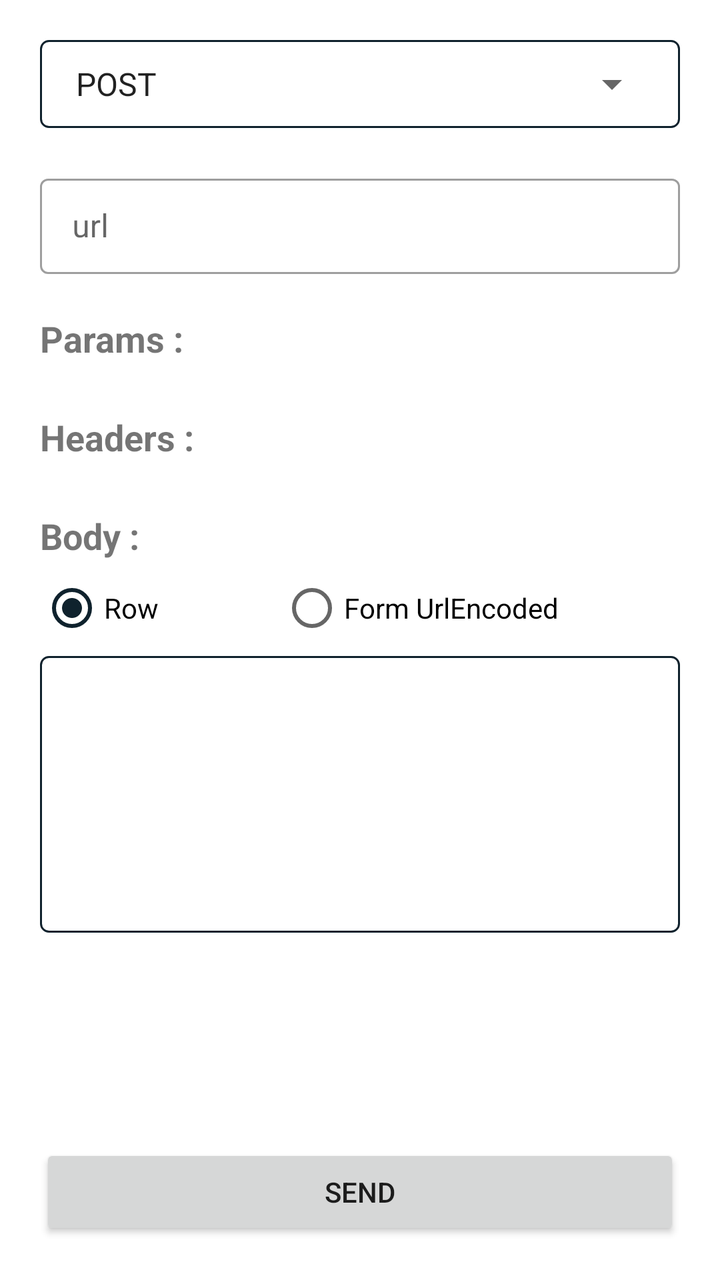
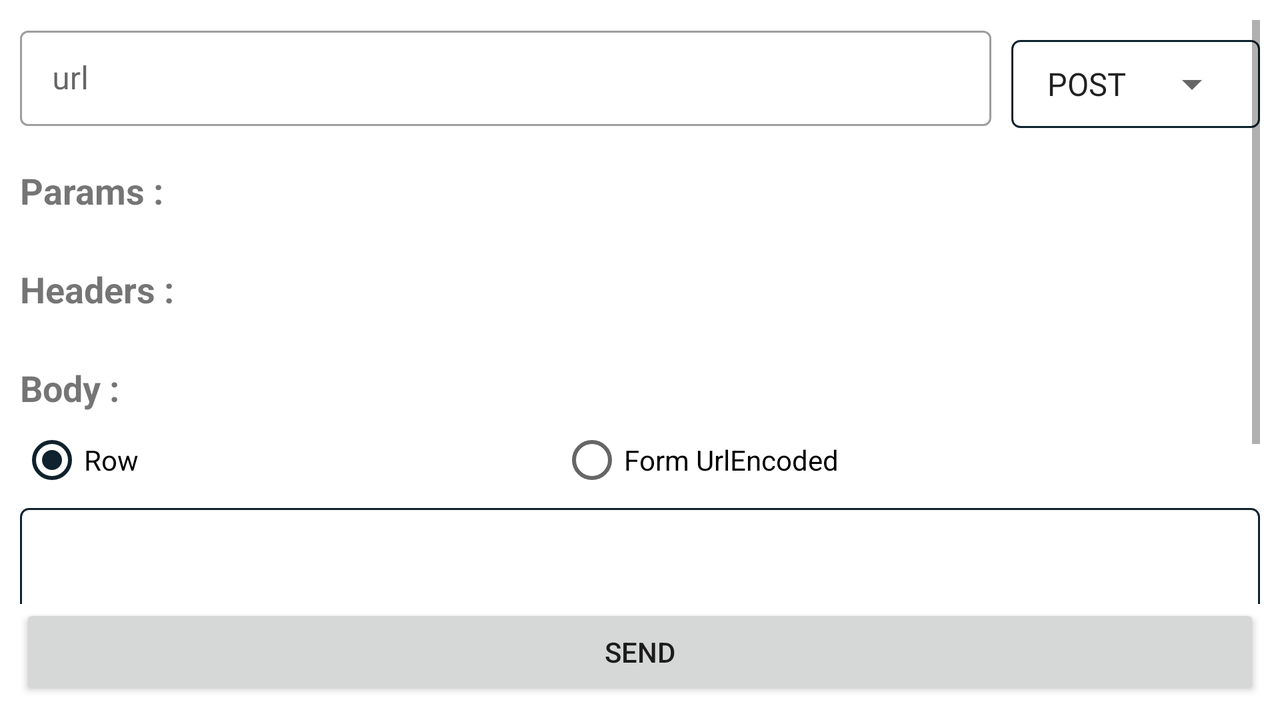

First picture: res/layout/ on a phone held upright. Second picture: the repository's own variant of that layout, on a device whose configuration matches the variant's folder. Source for both follows.
<!-- AndroidManifest.xml: application theme Theme.BackendAPIs -->
<!-- res/layout/activity_main.xml -->
<?xml version="1.0" encoding="utf-8"?>
<RelativeLayout xmlns:android="http://schemas.android.com/apk/res/android"
    xmlns:app="http://schemas.android.com/apk/res-auto"
    xmlns:tools="http://schemas.android.com/tools"
    android:layout_width="match_parent"
    android:layout_height="match_parent"
    android:fillViewport="true"
    android:padding="20dp"
    tools:context=".ui.MainActivity">

    <RelativeLayout
        android:layout_width="match_parent"
        android:layout_height="wrap_content">


        <RelativeLayout
            android:id="@+id/spinner_layout"
            android:layout_width="wrap_content"
            android:layout_height="wrap_content"
            android:layout_alignParentTop="true"
            android:layout_centerHorizontal="true"
            android:background="@drawable/custom_border_line"
            android:padding="10dp">

            <Spinner
                android:id="@+id/requests_type_spinner"
                android:layout_width="match_parent"
                android:layout_height="wrap_content"
                android:entries="@array/requests_type"
                app:layout_constraintEnd_toEndOf="parent"
                app:layout_constraintStart_toStartOf="parent">

            </Spinner>
        </RelativeLayout>

        <com.google.android.material.textfield.TextInputLayout
            android:id="@+id/url"
            style="@style/Widget.MaterialComponents.TextInputLayout.OutlinedBox.Dense"
            android:layout_width="match_parent"
            android:layout_height="wrap_content"
            android:layout_below="@+id/spinner_layout"
            android:layout_marginTop="20dp"
            android:layout_marginBottom="20dp"
            android:hint="@string/url">

            <com.google.android.material.textfield.TextInputEditText
                android:id="@+id/url_text"
                android:layout_width="match_parent"
                android:layout_height="wrap_content"
                android:inputType="text"
                android:maxLines="1" />

        </com.google.android.material.textfield.TextInputLayout>

        <ScrollView
            android:layout_width="match_parent"
            android:layout_height="wrap_content"
            android:layout_above="@+id/send_request"
            android:layout_below="@+id/url">

            <RelativeLayout
                android:layout_width="match_parent"
                android:layout_height="wrap_content">

                <TextView
                    android:id="@+id/parameter_text"
                    android:layout_width="wrap_content"
                    android:layout_height="wrap_content"
                    android:text="@string/params"
                    android:textSize="18sp"
                    android:textStyle="bold"
                    android:visibility="visible" />

                <ImageButton
                    android:id="@+id/add_parameter"
                    android:layout_width="wrap_content"
                    android:layout_height="wrap_content"
                    android:layout_alignParentEnd="true"
                    android:layout_marginStart="10dp"
                    android:background="@android:color/transparent"
                    android:src="@drawable/ic_baseline_add_circle_24" />


                <androidx.recyclerview.widget.RecyclerView
                    android:id="@+id/parameter_recycle_view"
                    android:layout_width="match_parent"
                    android:layout_height="wrap_content"
                    android:layout_below="@+id/parameter_text"
                    android:layout_marginTop="5dp"
                    android:layout_marginBottom="20dp"
                    android:nestedScrollingEnabled="false" />

                <TextView
                    android:id="@+id/header_text"
                    android:layout_width="wrap_content"
                    android:layout_height="wrap_content"
                    android:layout_below="@+id/parameter_recycle_view"
                    android:text="@string/headers"
                    android:textSize="18sp"
                    android:textStyle="bold" />

                <ImageButton
                    android:id="@+id/add_header"
                    android:layout_width="wrap_content"
                    android:layout_height="wrap_content"
                    android:layout_below="@+id/parameter_recycle_view"
                    android:layout_alignParentEnd="true"
                    android:layout_marginStart="10dp"
                    android:background="@android:color/transparent"
                    android:src="@drawable/ic_baseline_add_circle_24" />

                <androidx.recyclerview.widget.RecyclerView
                    android:id="@+id/headers_recycle_view"
                    android:layout_width="match_parent"
                    android:layout_height="wrap_content"
                    android:layout_below="@+id/header_text"
                    android:layout_marginTop="5dp"
                    android:layout_marginBottom="20dp"
                    android:nestedScrollingEnabled="false" />

                <RelativeLayout
                    android:id="@+id/body_layout"
                    android:layout_width="match_parent"
                    android:layout_height="wrap_content"
                    android:layout_below="@+id/headers_recycle_view"
                    android:layout_marginBottom="20dp">

                    <TextView
                        android:id="@+id/body_text"
                        android:layout_width="wrap_content"
                        android:layout_height="wrap_content"
                        android:text="@string/body"
                        android:textSize="18sp"
                        android:textStyle="bold" />

                    <RadioGroup
                        android:id="@+id/body_options"
                        android:layout_width="match_parent"
                        android:layout_height="wrap_content"
                        android:layout_below="@+id/body_text"
                        android:orientation="horizontal"
                        android:weightSum="2">

                        <RadioButton
                            android:id="@+id/row"
                            android:layout_width="wrap_content"
                            android:layout_height="wrap_content"
                            android:layout_weight="1"
                            android:checked="true"
                            android:text="@string/row" />

                        <RadioButton
                            android:id="@+id/key_value"
                            android:layout_width="wrap_content"
                            android:layout_height="wrap_content"
                            android:layout_weight="1"
                            android:text="@string/form_urlencoded" />
                    </RadioGroup>

                    <ImageButton
                        android:id="@+id/add_body"
                        android:layout_width="wrap_content"
                        android:layout_height="wrap_content"
                        android:layout_alignParentEnd="true"
                        android:background="@android:color/transparent"
                        android:src="@drawable/ic_baseline_add_circle_24"
                        android:visibility="gone"
                        tools:visibility="visible" />

                    <androidx.recyclerview.widget.RecyclerView
                        android:id="@+id/body_recycle_view"
                        android:layout_width="match_parent"
                        android:layout_height="wrap_content"
                        android:layout_below="@+id/body_options"
                        android:visibility="gone" />

                    <EditText
                        android:id="@+id/body"
                        android:layout_width="match_parent"
                        android:layout_height="wrap_content"
                        android:layout_below="@+id/body_options"
                        android:background="@drawable/custom_border_line"
                        android:minLines="5"
                        android:padding="15dp" />

                </RelativeLayout>

            </RelativeLayout>
        </ScrollView>

        <Button
            android:id="@+id/send_request"
            android:layout_width="match_parent"
            android:layout_height="wrap_content"
            android:layout_alignParentBottom="true"
            android:text="@string/send" />


    </RelativeLayout>
</RelativeLayout>
<!-- resources referenced by this layout -->
<resources>
  <string-array name="requests_type">
          <item>POST</item>
          <item>GET</item>
      </string-array>
  <!-- drawable custom_border_line (drawable) -->
  <?xml version="1.0" encoding="utf-8"?>
  <shape xmlns:android="http://schemas.android.com/apk/res/android"
      android:shape="rectangle" >
  
      <solid android:color="@color/white"/>
  
      <corners android:radius="4dp" />
  
      <stroke
          android:width="1dp"
          android:color="@color/dark" />
  </shape>
  <string name="body">Body :</string>
  <string name="form_urlencoded">Form UrlEncoded</string>
  <string name="headers">Headers :</string>
  <string name="params">Params :</string>
  <string name="row">Row</string>
  <string name="send">send</string>
  <string name="url">url</string>
  <style name="Theme.BackendAPIs" parent="Theme.MaterialComponents.Light.DarkActionBar">
          
          <item name="colorPrimary">@color/dark</item>
          <item name="colorPrimaryVariant">@color/dark</item>
          <item name="colorOnPrimary">@color/white</item>
          
          <item name="colorSecondary">@color/teal_200</item>
          <item name="colorSecondaryVariant">@color/teal_700</item>
          <item name="colorOnSecondary">@color/black</item>
          
          <item name="android:statusBarColor" tools:targetApi="l">?attr/colorPrimaryVariant</item>
          
      </style>
  <color name="white">#FFFFFFFF</color>
  <color name="dark">#0f222d</color>
  <color name="teal_200">#0f222d</color>
  <color name="teal_700">#FF018786</color>
  <color name="black">#FF000000</color>
</resources>
<!-- res/layout-land/activity_main.xml (the author's variant of the layout above) -->
<!-- drawn on the phone turned sideways -->
<?xml version="1.0" encoding="utf-8"?>
<RelativeLayout xmlns:android="http://schemas.android.com/apk/res/android"
    xmlns:app="http://schemas.android.com/apk/res-auto"
    xmlns:tools="http://schemas.android.com/tools"
    android:layout_width="match_parent"
    android:layout_height="match_parent"
    android:fillViewport="true"
    android:padding="10dp"
    tools:context=".ui.MainActivity">

    <ScrollView
        android:layout_width="match_parent"
        android:layout_height="wrap_content"
        android:layout_above="@+id/send_request">

        <RelativeLayout
            android:layout_width="match_parent"
            android:layout_height="wrap_content">


            <RelativeLayout
                android:id="@+id/spinner_layout"
                android:layout_width="wrap_content"
                android:layout_height="wrap_content"
                android:layout_alignParentTop="true"
                android:layout_alignParentEnd="true"
                android:layout_marginTop="10dp"
                android:background="@drawable/custom_border_line"
                android:padding="10dp">

                <Spinner
                    android:id="@+id/requests_type_spinner"
                    android:layout_width="wrap_content"
                    android:layout_height="wrap_content"
                    android:entries="@array/requests_type"
                    app:layout_constraintEnd_toEndOf="parent"
                    app:layout_constraintStart_toStartOf="parent">

                </Spinner>
            </RelativeLayout>

            <com.google.android.material.textfield.TextInputLayout
                android:id="@+id/url"
                style="@style/Widget.MaterialComponents.TextInputLayout.OutlinedBox.Dense"
                android:layout_width="match_parent"
                android:layout_height="wrap_content"
                android:layout_alignParentStart="true"
                android:layout_marginEnd="10dp"
                android:layout_marginBottom="20dp"
                android:layout_toStartOf="@+id/spinner_layout"
                android:hint="@string/url">

                <com.google.android.material.textfield.TextInputEditText
                    android:id="@+id/url_text"
                    android:layout_width="match_parent"
                    android:layout_height="wrap_content"
                    android:inputType="text"
                    android:maxLines="1" />

            </com.google.android.material.textfield.TextInputLayout>


            <RelativeLayout
                android:layout_width="match_parent"
                android:layout_height="wrap_content"
                android:layout_below="@+id/url">

                <TextView
                    android:id="@+id/parameter_text"
                    android:layout_width="wrap_content"
                    android:layout_height="wrap_content"
                    android:text="@string/params"
                    android:textSize="18sp"
                    android:textStyle="bold"
                    android:visibility="visible" />

                <ImageButton
                    android:id="@+id/add_parameter"
                    android:layout_width="wrap_content"
                    android:layout_height="wrap_content"
                    android:layout_alignParentEnd="true"
                    android:layout_marginStart="10dp"
                    android:background="@android:color/transparent"
                    android:src="@drawable/ic_baseline_add_circle_24" />


                <androidx.recyclerview.widget.RecyclerView
                    android:id="@+id/parameter_recycle_view"
                    android:layout_width="match_parent"
                    android:layout_height="wrap_content"
                    android:layout_below="@+id/parameter_text"
                    android:layout_marginTop="5dp"
                    android:layout_marginBottom="20dp"
                    android:nestedScrollingEnabled="false" />

                <TextView
                    android:id="@+id/header_text"
                    android:layout_width="wrap_content"
                    android:layout_height="wrap_content"
                    android:layout_below="@+id/parameter_recycle_view"
                    android:text="@string/headers"
                    android:textSize="18sp"
                    android:textStyle="bold" />

                <ImageButton
                    android:id="@+id/add_header"
                    android:layout_width="wrap_content"
                    android:layout_height="wrap_content"
                    android:layout_below="@+id/parameter_recycle_view"
                    android:layout_alignParentEnd="true"
                    android:layout_marginStart="10dp"
                    android:background="@android:color/transparent"
                    android:src="@drawable/ic_baseline_add_circle_24" />

                <androidx.recyclerview.widget.RecyclerView
                    android:id="@+id/headers_recycle_view"
                    android:layout_width="match_parent"
                    android:layout_height="wrap_content"
                    android:layout_below="@+id/header_text"
                    android:layout_marginTop="5dp"
                    android:layout_marginBottom="20dp"
                    android:nestedScrollingEnabled="false" />

                <RelativeLayout
                    android:id="@+id/body_layout"
                    android:layout_width="match_parent"
                    android:layout_height="wrap_content"
                    android:layout_below="@+id/headers_recycle_view"
                    android:layout_marginBottom="20dp">

                    <TextView
                        android:id="@+id/body_text"
                        android:layout_width="wrap_content"
                        android:layout_height="wrap_content"
                        android:text="@string/body"
                        android:textSize="18sp"
                        android:textStyle="bold" />

                    <RadioGroup
                        android:id="@+id/body_options"
                        android:layout_width="match_parent"
                        android:layout_height="wrap_content"
                        android:layout_below="@+id/body_text"
                        android:orientation="horizontal"
                        android:weightSum="2">

                        <RadioButton
                            android:id="@+id/row"
                            android:layout_width="wrap_content"
                            android:layout_height="wrap_content"
                            android:layout_weight="1"
                            android:checked="true"
                            android:text="@string/row" />

                        <RadioButton
                            android:id="@+id/key_value"
                            android:layout_width="wrap_content"
                            android:layout_height="wrap_content"
                            android:layout_weight="1"
                            android:text="@string/form_urlencoded" />
                    </RadioGroup>

                    <ImageButton
                        android:id="@+id/add_body"
                        android:layout_width="wrap_content"
                        android:layout_height="wrap_content"
                        android:layout_alignParentEnd="true"
                        android:background="@android:color/transparent"
                        android:src="@drawable/ic_baseline_add_circle_24"
                        android:visibility="gone"
                        tools:visibility="visible" />

                    <androidx.recyclerview.widget.RecyclerView
                        android:id="@+id/body_recycle_view"
                        android:layout_width="match_parent"
                        android:layout_height="wrap_content"
                        android:layout_below="@+id/body_options"
                        android:visibility="gone" />

                    <EditText
                        android:id="@+id/body"
                        android:layout_width="match_parent"
                        android:layout_height="wrap_content"
                        android:layout_below="@+id/body_options"
                        android:background="@drawable/custom_border_line"
                        android:minLines="5"
                        android:padding="15dp" />

                </RelativeLayout>

            </RelativeLayout>


        </RelativeLayout>
    </ScrollView>

    <Button
        android:id="@+id/send_request"
        android:layout_width="match_parent"
        android:layout_height="wrap_content"
        android:layout_alignParentBottom="true"
        android:text="@string/send" />

</RelativeLayout>
